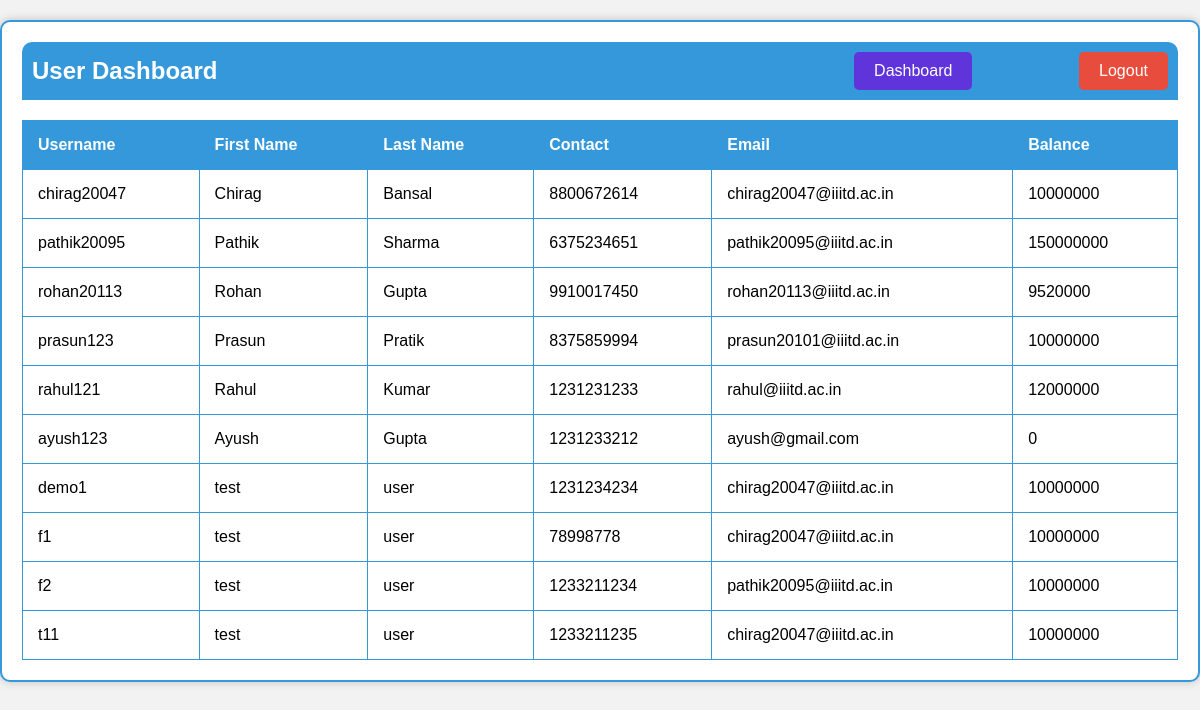
/users_list/ (signed in), run on an earlier commit of the app's database.
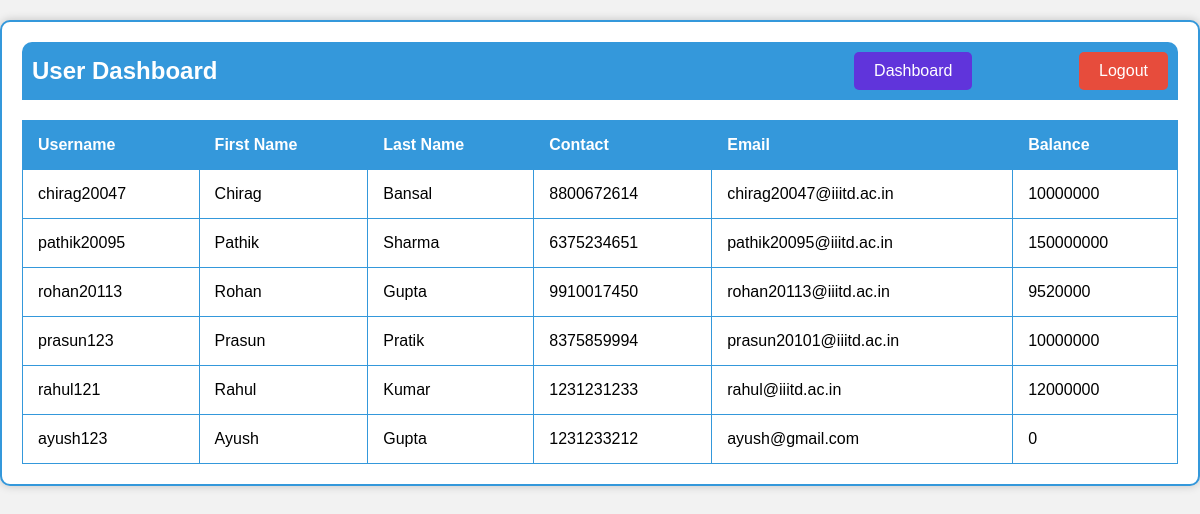
And on a later commit of the database.
### project_app/models.py (models this page shows, shortened)
class AppUser(models.Model):
    first_name = models.CharField(max_length=30, null= False, blank=False, default = None)
    second_name = models.CharField(max_length=30, default= None)
    username = models.CharField(max_length=30, null= False, blank=False, default = None)
    password = models.CharField(max_length=256, null= False, blank=False, default = None)
    email = models.CharField(max_length=30, null= False, blank=False, default = None)
    contact = models.CharField(max_length=30, null= False, blank=False, default = None)
    public_key = models.CharField(max_length=300, null = True, blank = True, default = None)
    balance = models.DecimalField(decimal_places=0, max_digits=15, null = True, blank = True, default= 0)
    dv = models.BooleanField(null = False, blank = False, default= False)

### project_app/views.py (the view)
# urls.py: path("users_list/", views.dashboard_user_list, name="user_list_page"),
def dashboard_user_list(request):
    username = request.session.get('username')
    if(request.session.get('email_kyc') is None):
            return redirect('logout_page')
    if(username is None):
        return redirect('/login')
    users = list(AppUser.objects.values())
    user_list = []
    for i in range(len(users)):
        if(users[i]['username'] != request.session.get('username')):
            user_list.append(users[i])
    return render(request, 'user_list.html', {'users':user_list})

### project_app/templates/user_list.html (shortened to what this page needs)
<!DOCTYPE html>
<html>
<head>
</head>
<body>
    <div class="container">
        <div class="navbar">
            <h2>User Dashboard</h2>
            <a class="dashboard-button" href="/admin_dashboard">Dashboard</a>
            <a class="logout-button" href="/logout">Logout</a>
        </div>
        <table>
            <thead>
                <tr>
                    <th>Username</th>
                    <th>First Name</th>
                    <th>Last Name</th>
                    <th>Contact</th>
                    <th>Email</th>
                    <th>Balance</th>
                </tr>
            </thead>
            <tbody>
                {% for user in users %}
                <tr>
                    <td>{{ user.username }}</td>
                    <td>{{ user.first_name }}</td>
                    <td>{{ user.second_name }}</td>
                    <td>{{ user.contact }}</td>
                    <td>{{ user.email }}</td>
                    <td>{{ user.balance }}</td>
                </tr>
                {% endfor %}
            </tbody>
        </table>
    </div>
</body>
</html>

What changed in the data, as far as the page shows it:
removed AppUser: username "demo1", first_name "test", second_name "user", contact "1231234234", email "chirag20047@iiitd.ac.in", balance "10000000"
removed AppUser: username "f1", first_name "test", second_name "user", contact "78998778", email "chirag20047@iiitd.ac.in", balance "10000000"
removed AppUser: username "f2", first_name "test", second_name "user", contact "1233211234", email "pathik20095@iiitd.ac.in", balance "10000000"
removed AppUser: username "t11", first_name "test", second_name "user", contact "1233211235", email "chirag20047@iiitd.ac.in", balance "10000000"
